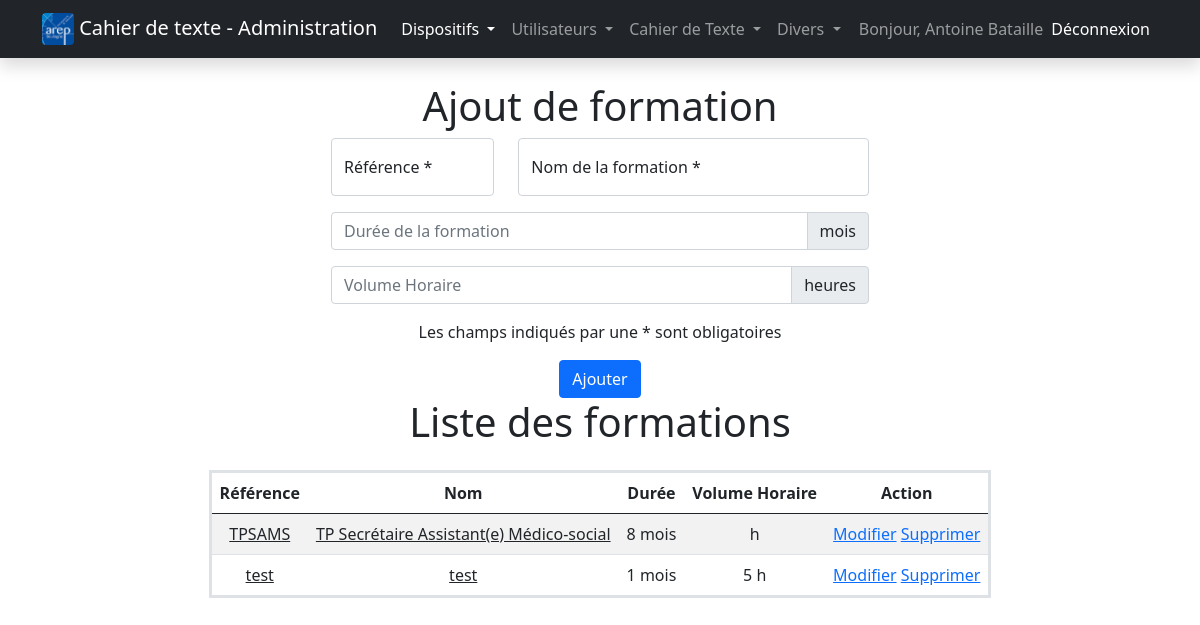
Page /admin/formations.php (signed in) on the earlier database version.
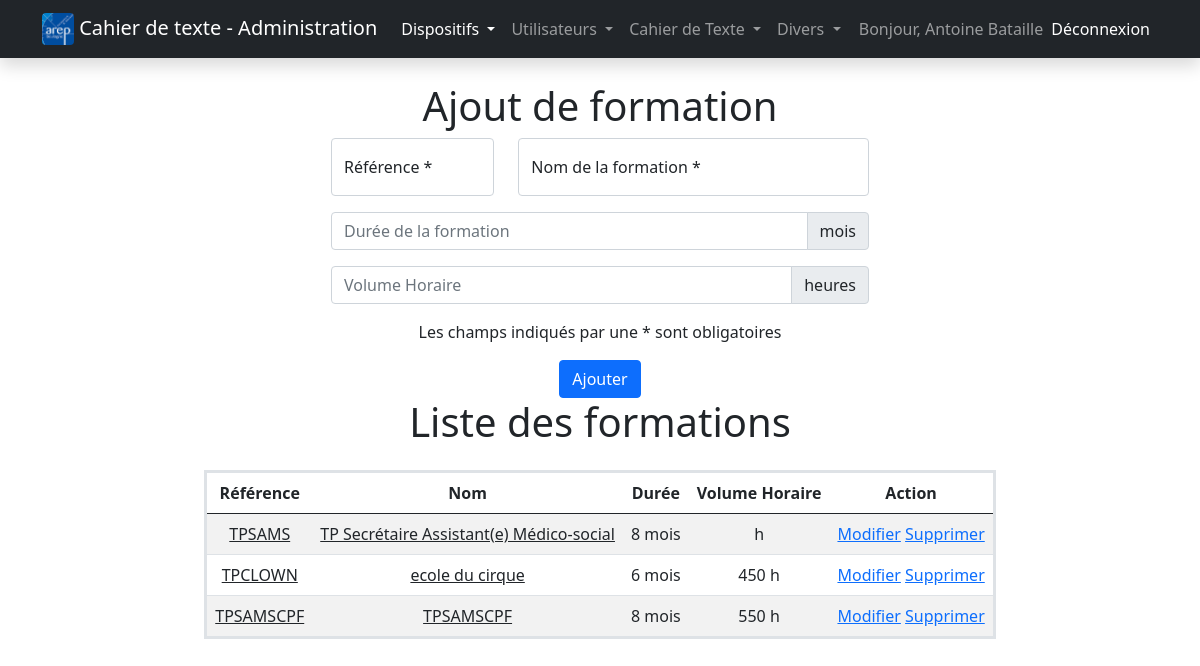
Same page on the later database version.
### tables this page shows
CREATE TABLE `formations`
(
    `idFormation`   int(11)      NOT NULL,
    `reference`     varchar(20)  NOT NULL,
    `libelle`       varchar(100) NOT NULL,
    `duree`         int(11)      NOT NULL,
    `volumeHoraire` int(11) DEFAULT NULL
);

### admin/session.php (called while the page is built, shortened)
<?php
$button = "Ajouter";

### admin/formations.php (the view, shortened to what this page needs)
<?php include("session.php");
$title = "Ajout de formation";
?>
<!doctype html>
<html lang="fr">
<head>
    <link href="../css/bootstrap.css" rel="stylesheet">
</head>
<body>
<?php include("navbar.php"); ?>
<div class="container">
    <div class="row">
        <div class="col-xl-auto mx-auto text-center">
            <h1 class="px-5"><?php echo $title ?></h1>
            <form action="" method="post" name="formation">
                <div class="row">
                    <div class="col-md-4 mb-3">
                        <div class="form-floating">
                            <input class="form-control" name="reference" type="text" placeholder="Référence"
                                   required
                                   maxlength="20" <?php if (isset($_POST['edit-reference'])) echo 'readonly value="' . $resultEdit->reference . '"' ?>>
                            <label for="reference">Référence *</label>
                        </div>
                    </div>
                    <div class="col-md-8 mb-3">
                        <div class="form-floating">
                            <input class="form-control" name="libelle" type="text" placeholder="Nom de la formation"
                                   required
                                   maxlength="100" <?php if (isset($_POST['edit-reference'])) echo 'value="' . $resultEdit->libelle . '"' ?>>
                            <label for="libelle">Nom de la formation *</label>
                        </div>
                    </div>
                </div>
                <div class="mb-3 input-group">
                    <input class="form-control" name="duree" type="number"
                           placeholder="Durée de la formation" <?php if (isset($_POST['edit-reference'])) echo 'value="' . $resultEdit->duree . '"' ?>>
                    <span class="input-group-text">mois</span>
                </div>
                <div class="mb-3 input-group">
                    <input class="form-control" name="volumeHoraire" type="number"
                           placeholder="Volume Horaire" <?php if (isset($_POST['edit-reference'])) echo 'value="' . $resultEdit->volumeHoraire . '"' ?>>
                    <span class="input-group-text">heures</span>
                </div>
                <p>Les champs indiqués par une * sont obligatoires</p>
                <input class="btn btn-primary" type="submit" value="<?php echo $button ?>" name="formation">
            </form>
        </div>
        <div class="col-xl-auto mx-auto mb-3">
            <h1 class="text-center mb-4">Liste des formations</h1>
            <table class="table table-striped table-hover border border-3 text-center">
                <thead>
                <tr>
                    <th scope="col">Référence</th>
                    <th scope="col">Nom</th>
                    <th scope="col">Durée</th>
                    <th scope="col">Volume Horaire</th>
                    <th scope="col">Action</th>
                </tr>
                </thead>
                <tbody>
                <?php
                $query = $bdd->query('SELECT * FROM formations');
                while ($resultat = $query->fetch_object()) {
                    echo "<tr>";
                    echo '<td><a class="link-dark" title="Accéder aux modules de cette formation"
                    href="modules.php?formation=' . $resultat->idFormation . '">' . $resultat->reference . "</a></td>";
                    echo '<td><a class="link-dark" title="Accéder aux modules de cette formation"
                    href="modules.php?formation=' . $resultat->idFormation . '">' . $resultat->libelle . '</a></td>';
                    echo "<td>" . $resultat->duree . " mois</td>";
                    echo "<td>" . $resultat->volumeHoraire . " h</td>"; ?>
                    <td>
                        <a href="#"
                           onclick="document.getElementById('edit-form-<?php echo $resultat->reference; ?>').submit()">Modifier</a>
                        <a href="#"
                           onclick="document.getElementById('del-form-<?php echo $resultat->reference; ?>').submit()">Supprimer</a>
                    </td>
                    </tr>
                <?php }
                $query->close(); ?>
                </tbody>
            </table>
        </div>
    </div>
</body>
</html>

Differences in the rows shown:
removed formations: reference "test", libelle "test", duree "1", volumeHoraire "5"
added formations: reference "TPCLOWN", libelle "ecole du cirque", duree "6", volumeHoraire "450"
added formations: reference "TPSAMSCPF", libelle "TPSAMSCPF", duree "8", volumeHoraire "550"
